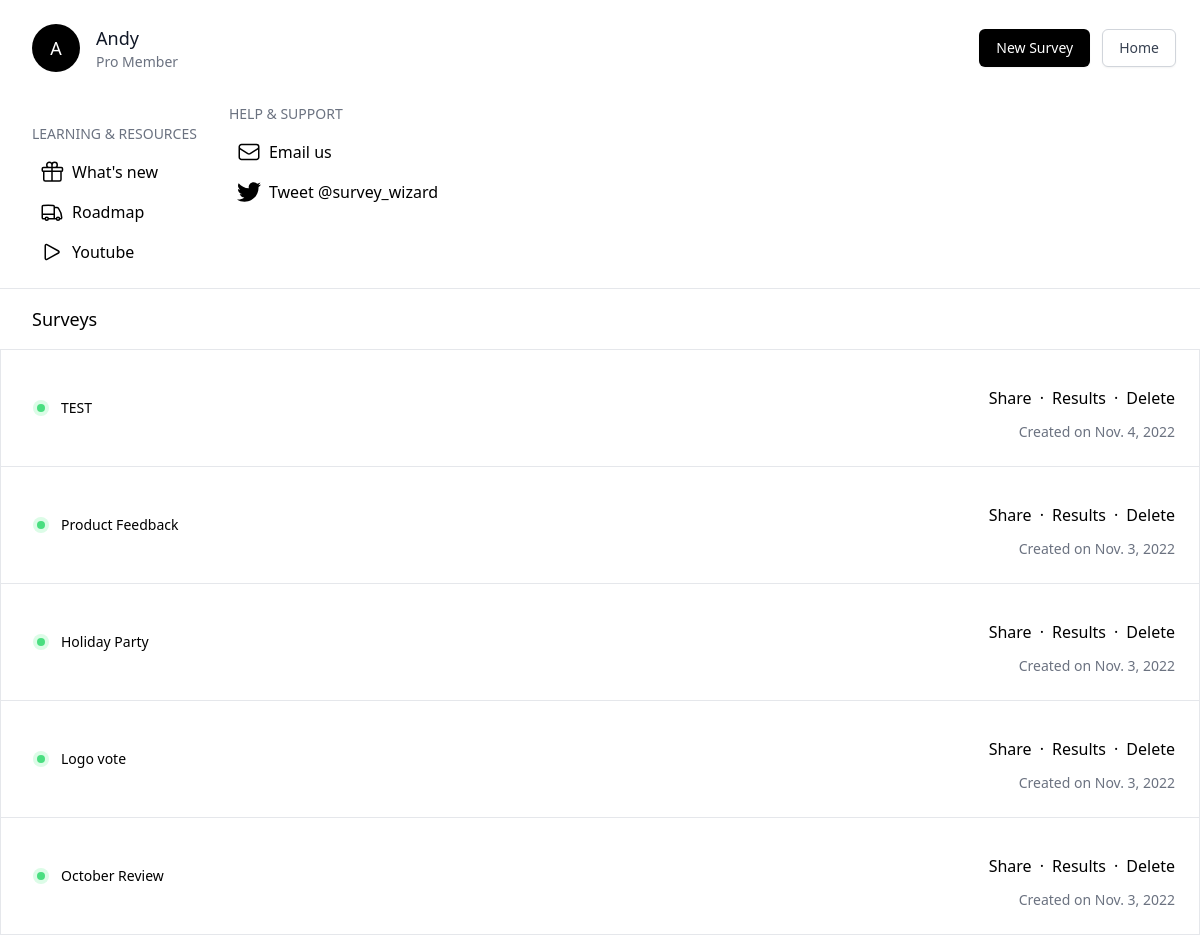
Page /dashboard/ (signed in) on the earlier database version.
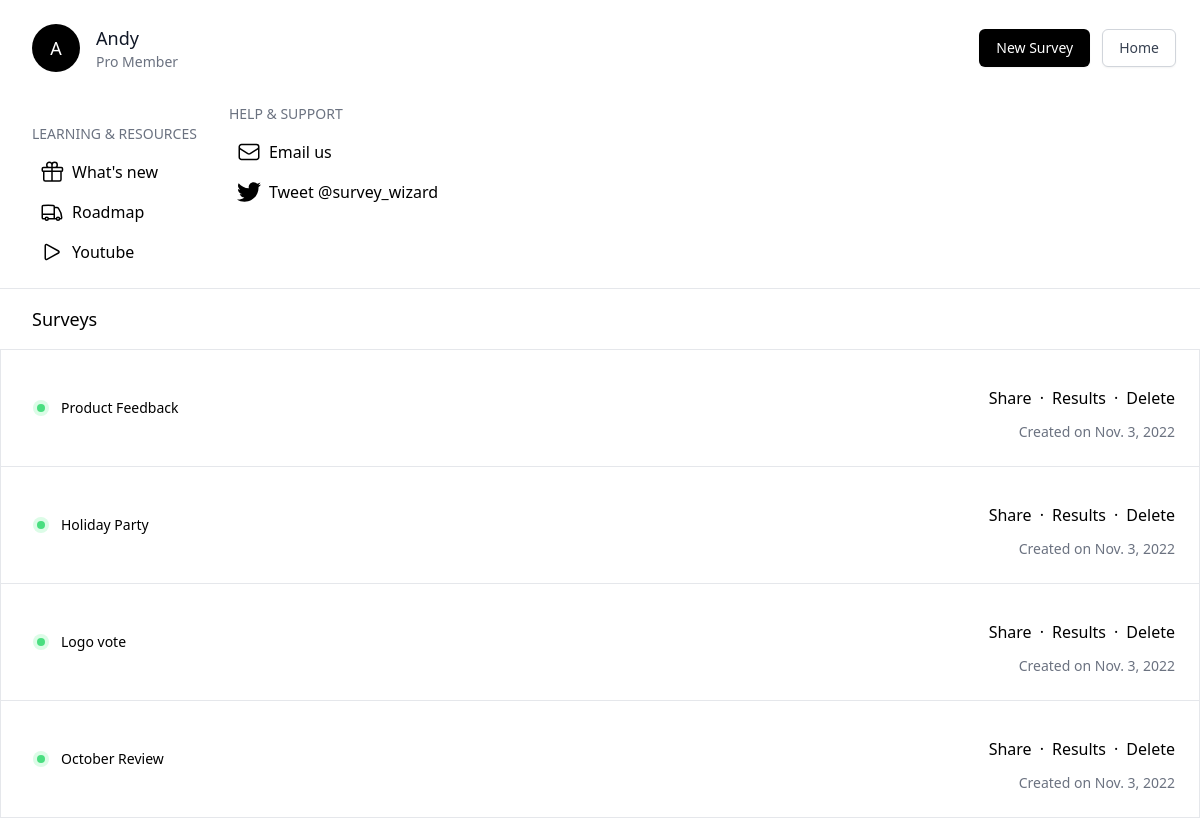
Same page on the later database version.
### surveys/models.py (models this page shows)
class Survey(models.Model):
    uuid = models.UUIDField(primary_key=True, default=uuid.uuid4, editable=False)
    title = models.CharField(max_length=64)
    is_active = models.BooleanField(default=False)
    creator = models.ForeignKey(User, on_delete=models.CASCADE)
    created_at = models.DateTimeField(default=timezone.now)

### surveys/views/dashboard_views.py (the view, shortened to what this page needs)
# urls.py: path('dashboard/', dashboard_views.dashboard_view, name='dashboard'),
@login_required(redirect_field_name='login')
def dashboard_view(request):
    surveys = Survey.objects.filter(creator=request.user).order_by("-created_at").all()
    context = {'surveys': surveys}
    return render(request, 'dashboard_templates/dashboard.html', context)

### surveys/templates/dashboard_templates/dashboard.html (shortened to what the changed rows need)
{% extends 'base/base.html' %}
{% load static %}
{% block content %}
<div class="relative flex min-h-full flex-col">
  <div class="mx-auto w-full max-w-full flex-grow lg:flex xl:px-8">
    <div class="min-w-0 flex-1 bg-white xl:flex">
     <div class="bg-white lg:min-w-0 lg:flex-1">
      <div
        class=" border-t border-gray-200 pl-4 pr-6 pt-4 pb-4 sm:pl-6 lg:pl-8 xl:border-t-0 xl:pl-6 xl:pt-6"
      >
        <div class="flex items-center">
          <h1 class="flex-1 text-lg font-medium">Surveys</h1>
        </div>
      </div>
      <ul role="list" class="divide-y divide-gray-200 border border-gray-200">
        {% if surveys %}
          {% for survey in surveys %}
          <li class="relative py-5 pl-4 pr-6 hover:bg-gray-50 sm:py-6 sm:pl-6 lg:pl-8 xl:pl-6">
            <div class="flex items-center justify-between space-x-4">
              <div class="min-w-0 space-y-3">
                <div class="flex items-center space-x-3">
                  {% if survey.is_active %}
                  <span
                    class="h-4 w-4 bg-green-100 rounded-full flex items-center justify-center"
                    aria-hidden="true">
                    <span class="h-2 w-2 bg-green-400 rounded-full"></span>
                  </span>
                  {% else %}
                  <span
                  class="h-4 w-4 bg-gray-100 rounded-full flex items-center justify-center"
                  aria-hidden="true">
                  <span class="h-2 w-2 bg-gray-400 rounded-full"></span>
                </span>
                  {% endif %}
                  <a
                    href="{% url 'results' survey.uuid %}"
                    class="text-sm font-medium hover:border-b-2 border-gray-300">
                    {{ survey.title }}
                  </a>
                </div>
              </div>
              <div
                class="hidden flex-shrink-0 flex-col items-end space-y-3 sm:flex"
              >
                <p class="flex items-center space-x-4">
                  <div class="flex gap-2">
                    {% if survey.is_active %}
                    <a href="{% url 'survey-detail' survey.uuid %}" class="text-black hover:text-gray-700">
                      Share
                    </a>
                    <p class="">
                      &middot;
                    </p>
                    <a href="{% url 'results' survey.uuid %}"  class="text-black hover:text-gray-700">
                      Results
                    </a>
                    <p class="">
                      &middot;
                    </p>
                    <form method="post" action="{% url 'survey-delete' survey.uuid %}">
                      <button type="submit"  class="hover:text-gray-700">Delete</button>
                    </form>
                    {% endif %}
                  </div>
                  <p class="flex space-x-2 text-sm text-gray-500">
                    <span>Created on {{ survey.created_at|date }}</span>
                  </p>
            </div>
          </li>
          {% endfor %}
        </ul>
        {% endif %}
      </div>
    </div>
        </div>
      </div>
</html>
{% endblock %}

Differences in the rows shown:
removed Survey: is_active True (drawn), title "TEST", created_at "Nov. 4, 2022"
